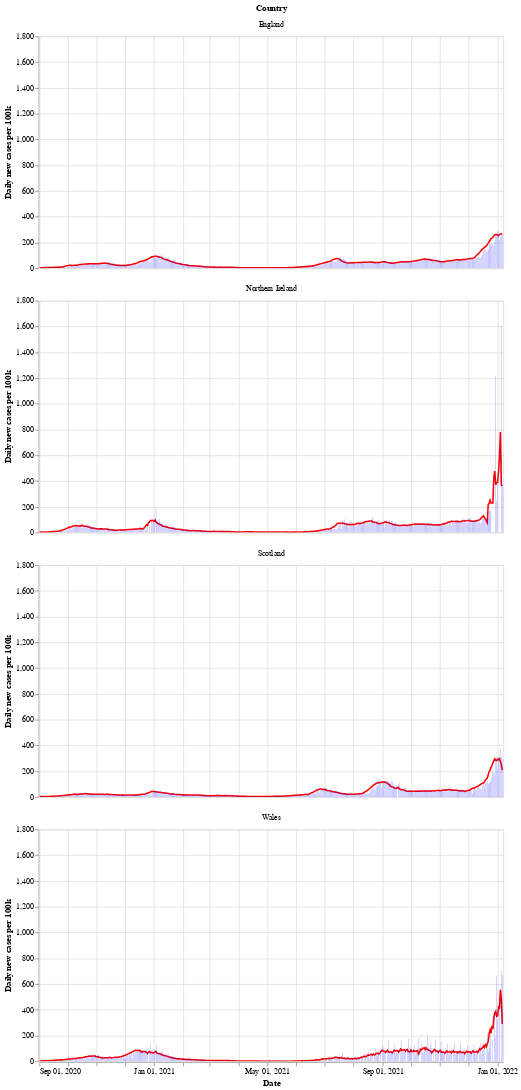

Notebook code for this chart:
### Markdown cell above
Next is a bar chart of the number of new cases in each country (per 100k population), with the 7 day moving average of cases. Again we see that Wales saw a longer period of raising and falling cases compared to the other countries.

After a period of cases falling, each nation is now seeing a rise in the number of cases - especially in Wales.

### Code cell
# collapse
bars = alt.Chart(uk_cases).mark_bar().encode(
    x=alt.X("yearmonthdate(date):T", axis=alt.Axis(title='Date')),
    y=alt.Y("newCasesRate:Q", axis=alt.Axis(title='Daily new cases per 100k')),
    tooltip='newCasesRate',
    color=alt.condition(
        alt.datum.dailyChange > 0,
        alt.value("orange"),  # The positive color
        alt.value("blue")  # The negative color
    )
).properties(title='New cases per 100k population with rolling 7 day average', width=600).interactive()
line = alt.Chart(uk_cases).mark_line(
    color='red',
    size=2,
).transform_window(
    rolling_mean='mean(newCasesRate)',
    frame=[0, 7],
    groupby=['areaName']
).encode(
    x='yearmonthdate(date):T',
    y='rolling_mean:Q'
)
alt.layer(line, bars, data=uk_cases).facet(alt.Row('areaName', title='Country'), columns=1)

### Figure 1 — Vega-Lite specification as saved in the notebook (floating-point values rounded to 4 significant figures; data arrays with more than 128 entries replaced by an {"elided": "..."} marker saying what was removed)
{"config": {"view": {"continuousWidth": 400, "continuousHeight": 300}}, "data": {"name": "data-13dfd2925d397cc7e0739a37f2b9d9bc"}, "facet": {"type": "nominal", "field": "areaName", "title": "Country"}, "spec": {"layer": [{"mark": {"type": "line", "color": "red", "size": 2}, "encoding": {"x": {"type": "temporal", "field": "date", "timeUnit": "yearmonthdate"}, "y": {"type": "quantitative", "field": "rolling_mean"}}, "transform": [{"window": [{"op": "mean", "field": "newCasesRate", "as": "rolling_mean"}], "frame": [0, 7], "groupby": ["areaName"]}]}, {"mark": "bar", "encoding": {"color": {"condition": {"value": "orange", "test": "(datum.dailyChange > 0)"}, "value": "blue"}, "tooltip": {"type": "quantitative", "field": "newCasesRate"}, "x": {"type": "temporal", "axis": {"title": "Date"}, "field": "date", "timeUnit": "yearmonthdate"}, "y": {"type": "quantitative", "axis": {"title": "Daily new cases per 100k"}, "field": "newCasesRate"}}, "selection": {"selector002": {"type": "interval", "bind": "scales", "encodings": ["x", "y"]}}, "title": "New cases per 100k population with rolling 7 day average", "width": 600}]}, "columns": 1, "$schema": "https://vega.github.io/schema/vega-lite/v4.8.1.json", "datasets": {"data-13dfd2925d397cc7e0739a37f2b9d9bc": {"elided": "1972 records"}}}
